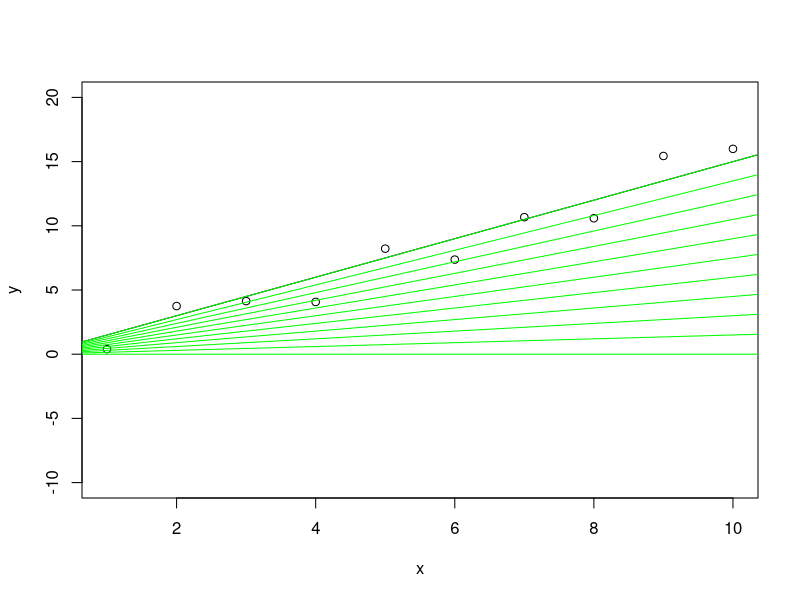
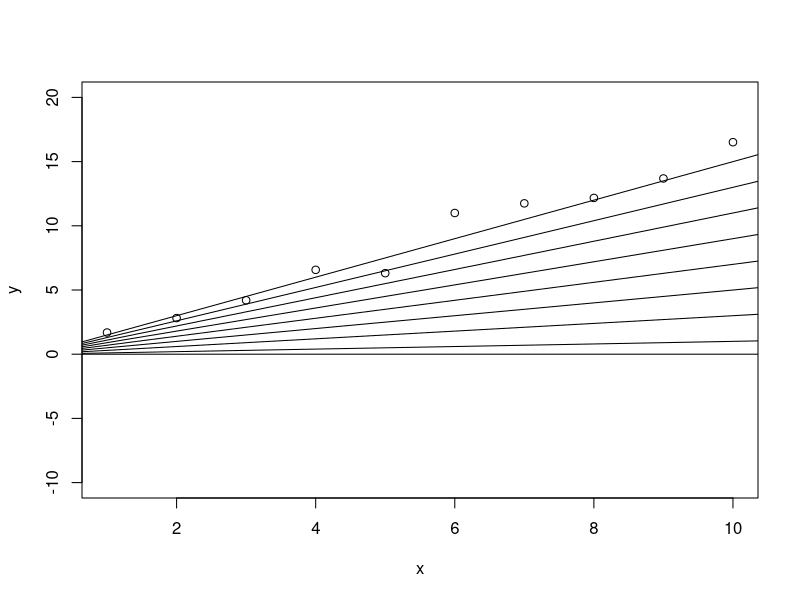

Here is the R script that generated these plots, in order:
df <- as.data.frame(matrix(data=NA, nrow=10, ncol=2))

x=1:10
a=1.5
b=0
y=a*x+b+runif(length(x), -2,2)  

plot(x,y, ylim = c(-10,20))
abline(b,a)

slutcond <- 10
runcond <- 100000
counter <- 0

while(slutcond < runcond) {
  counter = counter+1
  runcond = runcond-1
  print(paste(runcond, "iter:", counter))
}


# Startværdier
a0 <- 0
b0 <- 0
increment <- 0.15  # Ønsket inkrement for a
max_iter <- 10     # Antal iterationer
distances <- numeric(max_iter + 1)  # Gem distancer her

# While-loopet
i <- 0

while (i <= max_iter) {
  # Beregn a og y
  current_a <- a0 + i * increment
  y_current <- current_a * x + b0
  
  # Beregn distancen
  distances[i + 1] <- sum((y - y_current)^2)
  
  # Tegn linjen
  abline(b0, current_a, col = "green")
  
  # Incrementér tælleren
  i <- i + 1
}

# Udskriv distancer
print(distances)





# første test

x=1:10
a=1.5
b=0
y=a*x+b+runif(length(x), -2,2)  

plot(x,y, ylim = c(-10,20))
abline(b,a)


a0=0
b0=0
y0=a0*x+b0

dist0=sum((y-y0)^2)
abline(b0,y0)

a1=0+0.1
b1=0
y1=a1*x+b1

dist1=sum((y-y1)^2)
abline(b1,y1)

a2=0+0.3
b2=0
y2=a2*x+b2

dist2=sum((y-y2)^2)
abline(b2,y2)

a3=0+0.5
b3=0
y3=a3*x+b3

dist3=sum((y-y3)^2)
abline(b3,y3)

a4=0+0.7
b4=0
y4=a4*x+b4

dist4=sum((y-y4)^2)
abline(b4,y4)

a5=0+0.9
b5=0
y5=a5*x+b5

dist5=sum((y-y5)^2)
abline(b5,y5)

a6=0+1.1
b6=0
y6=a6*x+b6

dist6=sum((y-y6)^2)
abline(b6,y6)

a7=0+1.3
b7=0
y7=a7*x+b7

dist7=sum((y-y7)^2)
abline(b7,y7)
